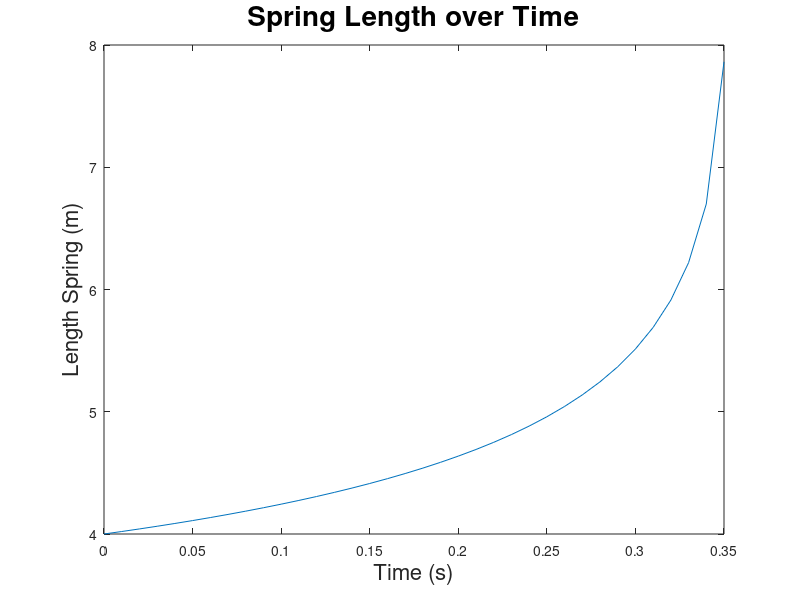
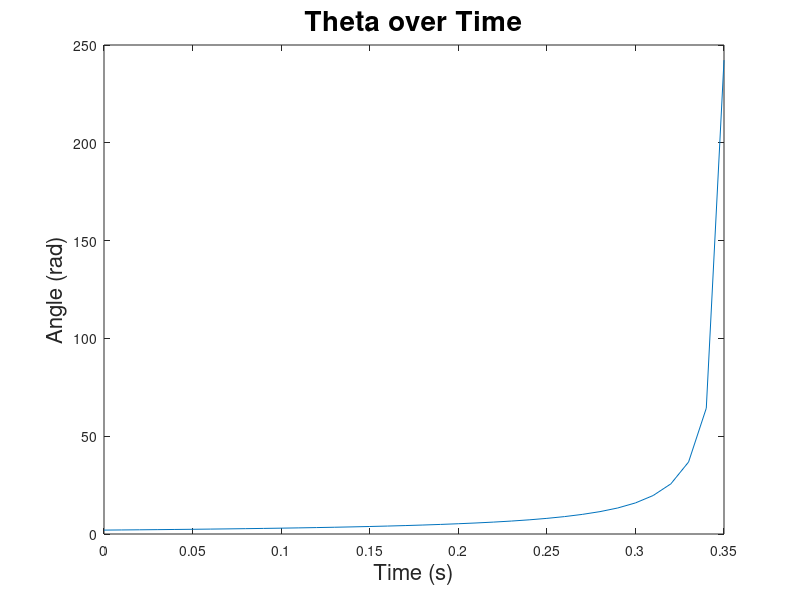

Write the MATLAB code that produced these figures, in order.
function E2_Q8()      
    %% Specify initial conditions
    z1_0 = pi/5;    %theta
    z2_0 = 1.6; %theta dot
    z3_0 =4; %initial spring length
    z4_0=2; %initial spring acceleration
    d=.8; %m, arm length of the spining column, constant
    omega=.5; %rad/sec
%%
    Z_0 = [z3_0, z4_0, z1_0, z2_0] %z1 = ld,ldd,td,tdd
    t_span = [0:0.01:10];  %time span for simulation 
    [time, zout] = ode45(@sphpend_fun, t_span, Z_0);
%%
    function states = sphpend_fun(T, ZZ) %all phi = 0 b/c planar spring pendulum
        %% ICs:
        g = 9.81; % gravitational acceleration in m/s^2
        m = 1; % mass = 3.0 kg, assume rod has neglible mass
        k=2; %N/m, spring constant
        lo=1; %m 
        
        %Extract positions and velocities from incoming integrated vector
        ld=ZZ(2); td=ZZ(4);
        l=ZZ(1); t=ZZ(3);
        
        ldd=(((k*(l-lo)-m*g*cos(t))/m)+(ld^2)+(l*ld^2)+(2*ld)+(l*td))/(l);
        tdd=(-g*sin(t)+d*omega^2*cos(t)-omega*l)/l;

        states = [ld;ldd; td;tdd];
    end

    figure;
    plot(time, zout(:,1))
    xlabel('Time (s)', 'FontSize', 16)
    ylabel('Length Spring (m)','FontSize', 16)
    title('Spring Length over Time','FontSize', 20)

    figure;
    plot(time, zout(:,2))
    xlabel('Time (s)', 'FontSize', 16)
    ylabel('Angle (rad)','FontSize', 16)
    title('Theta over Time','FontSize', 20)
end
